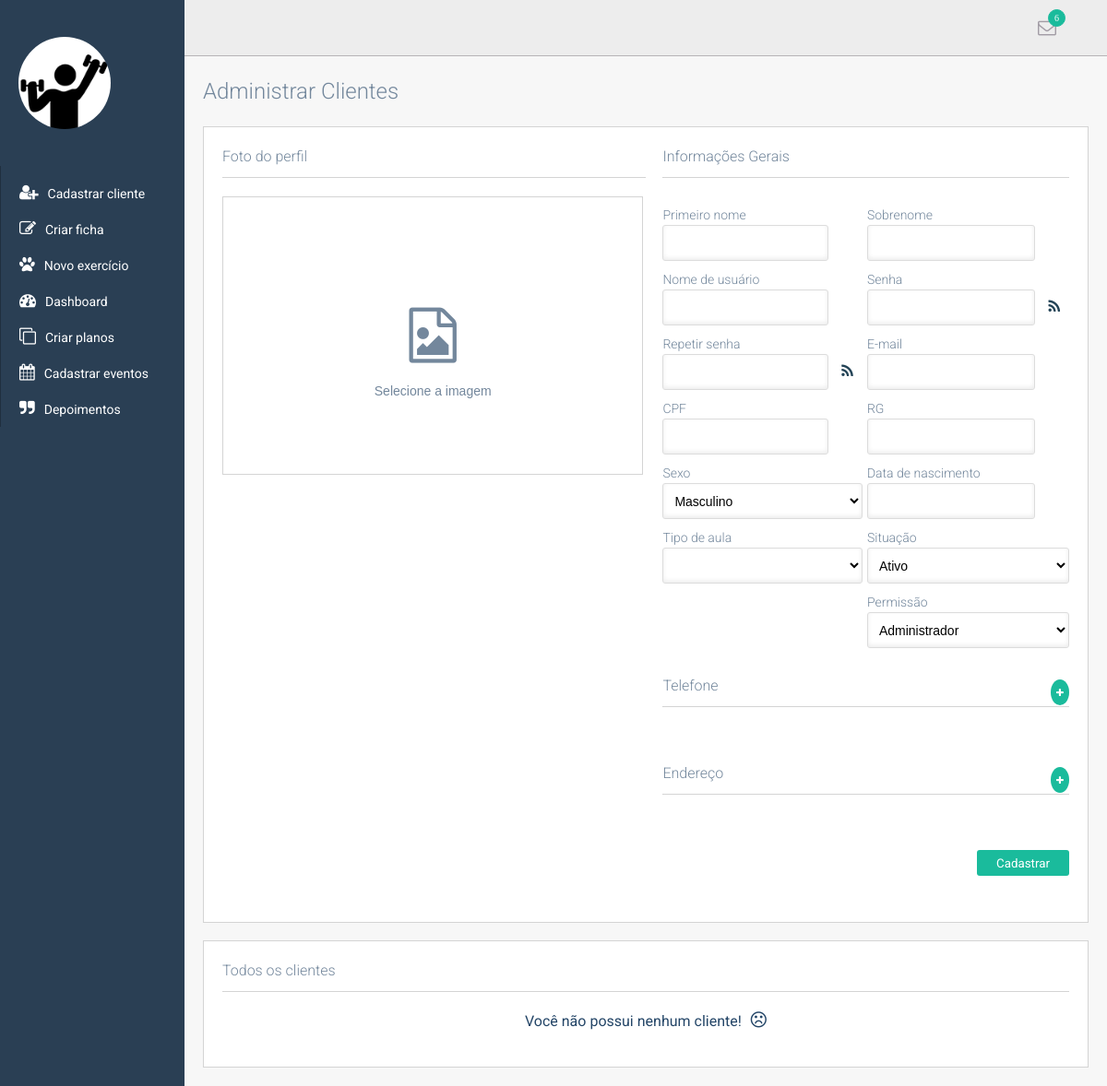
The page /cadastrarAluno.php on the database as committed earlier.
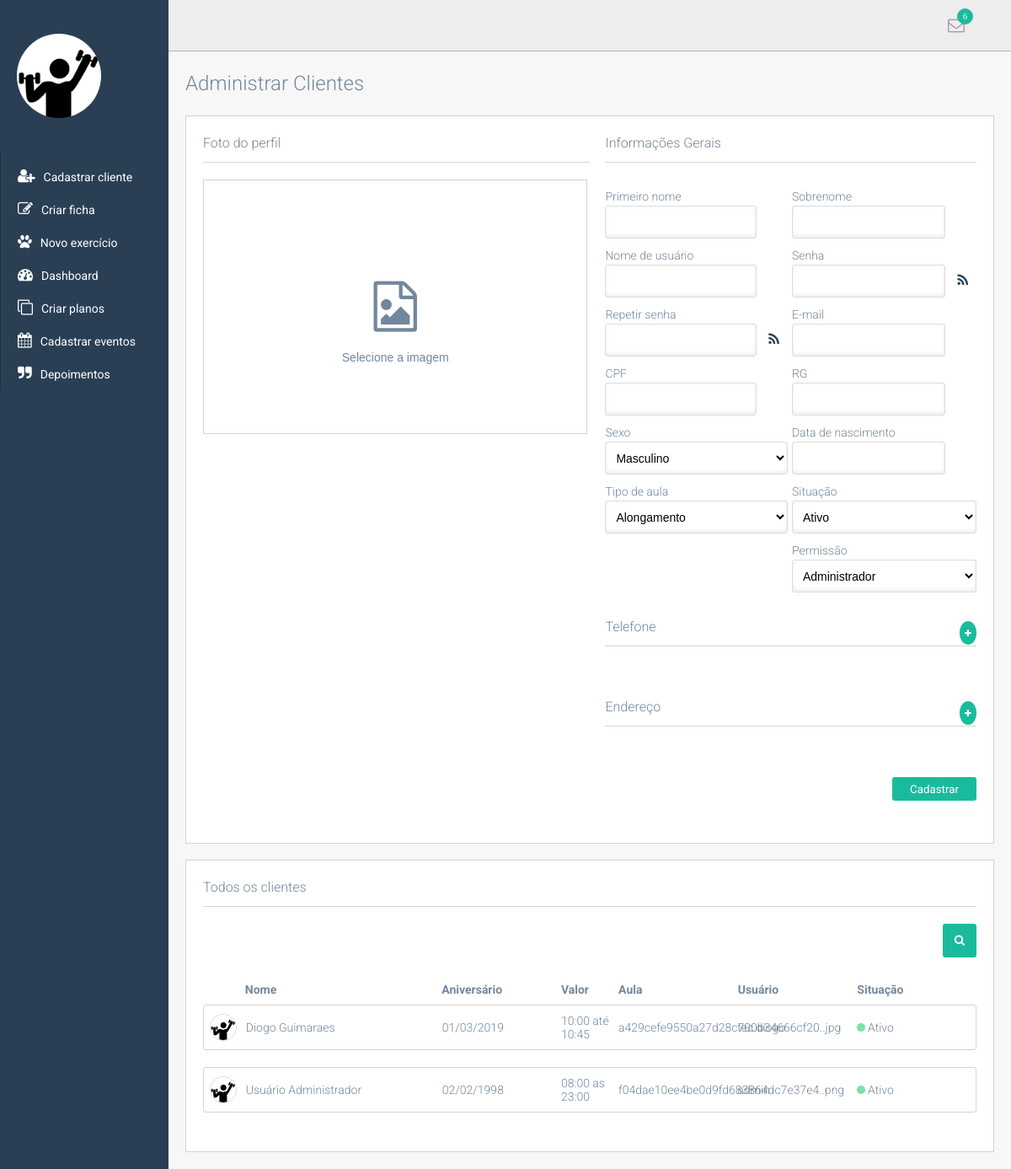
The same page on the database as committed later.
### tables this page shows
CREATE TABLE `usuario` (
  `id` int(11) NOT NULL,
  `primeiro_nome` varchar(70) NOT NULL,
  `sobrenome` varchar(70) NOT NULL,
  `usuario` varchar(100) NOT NULL,
  `senha` varchar(20) NOT NULL,
  `email` text NOT NULL,
  `cpf` varchar(12) NOT NULL,
  `rg` varchar(11) NOT NULL,
  `sexo` varchar(20) NOT NULL,
  `nascimento` date NOT NULL,
  `tipo_aula` int(11) NOT NULL,
  `telefone` text NOT NULL,
  `endereco` text NOT NULL,
  `situacao` varchar(20) NOT NULL,
  `tipo_usuario` varchar(20) NOT NULL,
  `img_usuario` text NOT NULL,
  `id_serie` int(11) NOT NULL,
  `id_crip` text NOT NULL
);

CREATE TABLE `planos` (
  `id` int(11) NOT NULL,
  `img_plano` text NOT NULL,
  `tipo_plano` varchar(70) NOT NULL,
  `semana` varchar(70) NOT NULL,
  `horario` varchar(30) NOT NULL,
  `preco` decimal(10,2) NOT NULL,
  `acao` varchar(10) NOT NULL
);

### php/controle_sistema.php (called while the page is built, shortened)
<?php
    function dataBr($data){
        $data = explode("-", $data);
        $data = $data[2]."/".$data[1]."/".$data[0];
        return $data;
    }
    function listarPlanos(){
        $conexao = conexao();
        $sql = "SELECT * FROM planos WHERE acao = 'ativo' ORDER BY tipo_plano ASC";
        $resultado = $conexao->query($sql);
        if($resultado)
            return $resultado;
        else
            return "Nenhum plano cadastrado...";
    }
    function listarClientesPaginacao(){
        $inicio_busca = "LIMIT " . $_SESSION['inicio_busca'];
        $filtrar_pagina = $inicio_busca . ", " . $_SESSION['limite_busca'];
        $conexao = conexao();
        $sql = "SELECT usuario.*, plano.* FROM usuario AS usuario INNER JOIN planos AS plano ON plano.id = usuario.tipo_aula ORDER BY usuario.primeiro_nome ASC $filtrar_pagina";
        $resultado = $conexao->query($sql);
        return $resultado;
    }
?>

### cadastrarAluno.php (the view, shortened to what the changed rows need)
<?php
    include('php/menu_sistema.php');
    $listar_nome_panos = listarPlanos();
    $listar_clientes = listarClientesPaginacao();
?>
                    <h1 class="titulo_formulario">Administrar Clientes</h1>
                    <div class="envelope_formulario">
                        <form method="POST" action="php/controle_sistema.php?f=cadastrarCliente" id="formulario" enctype="multipart/form-data">
                            <div class="linha">
                                <div class="direita_update">
                                    <div class="conter_campos_formulario">
                                        <div class="campos_tres">
                                            <div class="divisao_campo">
                                                <label class="label_sistema" for="tipo_aula_cadastrado">Tipo de aula</label>
                                                <select class="campo_sistema" id="tipo_aula_cadastrado" name="tipo_aula_cadastrado">
                                                    <?php
                                                        foreach($listar_nome_panos as $listar_nome_pano){ ?>
                                                            <option value="<?php echo $listar_nome_pano['id']; ?>" <?php echo $_SESSION['tipo_aula_cadastrado'] == $listar_nome_pano['id']?'selected':''; ?>><?php echo $listar_nome_pano['tipo_plano'] ?></option>
                                                        <?php
                                                        }
                                                    ?>
                                                </select>
                                            </div>
                                        </div>
                                        <br>
                                    </div>
                                </div>
                            </div>
                        </form>
                    </div>
                    <br>
                    <div class="envelope_formulario">
                        <h3 class="titulo_sub_sub_formulario">Todos os clientes</h3>
                        <?php
                        if($listar_clientes->num_rows)
                        { ?>
                            <div class="linha_vertical pesquisar_cliente" id="pesquisar_cliente">
                                <button type="button" class="botao botao_busca" id="botao_busca" name="botao_busca"><i class="fa fa-search" aria-hidden="true"></i></button>
                            </div>
                            <div class="tabela_cliente">
                                <div class="linha_vertical" id="tabela_cliente">
                                    <div class="lista_nome"><span>Nome</span></div>
                                    <div class="lista_aniversario"><span>Aniversário</span></div>
                                    <div class="lista_valor"><span>Valor</span></div>
                                    <div class="lista_aula"><span>Aula</span></div>
                                    <div class="lista_usuario"><span>Usuário</span></div>
                                    <div class="lista_situacao"><span>Situação</span></div>
                                </div>
                                <form method="POST" action="">
                                    <?php while($obj = $listar_clientes->fetch_array(MYSQLI_NUM)){ ?>
                                        <div class="linha_tabela">
                                            <a href="<?php echo 'perfilFicha.php?id='.$obj[0]; ?>">
                                                <div class="linha_vertical">
                                                    <div class="lista_img">
                                                        <div class="container_img_tabela">
                                                            <img src="img_perfil/<?php echo $obj[15]; ?>" alt="lista_img_tabela" class="centralizar_img" />
                                                        </div>
                                                    </div>
                                                    <div class="lista_nome">
                                                        <span><?php echo $obj[1]." ".$obj[2]; ?></span>
                                                    </div>
                                                    <div class="lista_aniversario">
                                                        <span><?php echo dataBr($obj[9]); ?></span>
                                                    </div>
                                                    <div class="lista_valor">
                                                        <span><?php echo $obj[22]; ?></span>
                                                    </div>
                                                    <div class="lista_aula">
                                                        <span><?php echo $obj[19]; ?></span>
                                                    </div>
                                                    <div class="lista_usuario">
                                                        <span><?php echo $obj[3]; ?></span>
                                                    </div>
                                                    <div class="lista_situacao">
                                                        <div class="situacao_bolinha">
                                                            <div class="container_situacao <?php echo $obj[13] == 'Ativo'?'ativo':'desativo'; ?>"></div>
                                                            <span>Ativo</span>
                                                        </div>
                                                    </div>
                                                </div>
                                            </a>
                                        </div>
                                    <?php
                                    } ?>
                                </form>
                            </div>
                            <div class="paginacao">
                            </div>
                            <?php
                        }
                        else
                        {
                        ?>
                            <span class="titulo_nao_existe">Você não possui nenhum cliente!<i class="fa fa-frown-o" aria-hidden="true"></i></span>
                        <?php
                        } ?>
                    </div>
                </div>
            </section>
        </div>
    </body>
</html>

Rows that differ between the two databases and show on the page:
added usuario: img_usuario (picture), primeiro_nome "Diogo", sobrenome "Guimaraes", nascimento "01/03/2019", planos.horario "10:00 até 10:45", planos.img_plano "a429cefe9550a27d28c700b34666cf20..jpg", usuario "tec.diogo"
now on this page (row edited): usuario: img_usuario (picture), primeiro_nome "Usuário", sobrenome "Administrador", nascimento "02/02/1998", planos.horario "08:00 as 23:00", planos.img_plano "f04dae10ee4be0d9fd683864dc7e37e4..png", usuario "admin"
Other text that changed with them:
form field tipo_aula_cadastrado: (not shown) → "Alongamento"
text no longer shown: "Você não possui nenhum cliente!"
text now shown: "Nome Aniversário Valor Aula Usuário Situação"
